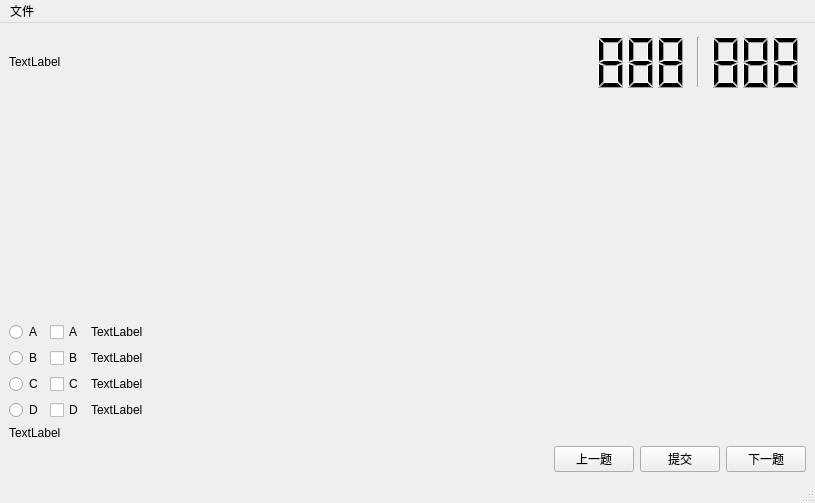
<?xml version="1.0" encoding="UTF-8"?>
<ui version="4.0">
 <class>MainWindow</class>
 <widget class="QMainWindow" name="MainWindow">
  <property name="geometry">
   <rect>
    <x>0</x>
    <y>0</y>
    <width>815</width>
    <height>503</height>
   </rect>
  </property>
  <property name="windowTitle">
   <string>MainWindow</string>
  </property>
  <widget class="QWidget" name="centralwidget">
   <property name="enabled">
    <bool>true</bool>
   </property>
   <property name="contextMenuPolicy">
    <enum>Qt::DefaultContextMenu</enum>
   </property>
   <property name="layoutDirection">
    <enum>Qt::LeftToRight</enum>
   </property>
   <layout class="QVBoxLayout" name="verticalLayout_3">
    <item>
     <layout class="QGridLayout" name="gridLayout">
      <item row="0" column="2">
       <layout class="QHBoxLayout" name="horizontalLayout_6">
        <item>
         <widget class="QLabel" name="label_content">
          <property name="text">
           <string>TextLabel</string>
          </property>
          <property name="wordWrap">
           <bool>true</bool>
          </property>
         </widget>
        </item>
        <item>
         <widget class="QLCDNumber" name="lcdNumber_index">
          <property name="enabled">
           <bool>true</bool>
          </property>
          <property name="minimumSize">
           <size>
            <width>0</width>
            <height>60</height>
           </size>
          </property>
          <property name="maximumSize">
           <size>
            <width>100</width>
            <height>16777215</height>
           </size>
          </property>
          <property name="frameShape">
           <enum>QFrame::NoFrame</enum>
          </property>
          <property name="digitCount">
           <number>3</number>
          </property>
          <property name="value" stdset="0">
           <double>888.000000000000000</double>
          </property>
         </widget>
        </item>
        <item>
         <widget class="Line" name="line">
          <property name="maximumSize">
           <size>
            <width>16777215</width>
            <height>50</height>
           </size>
          </property>
          <property name="orientation">
           <enum>Qt::Vertical</enum>
          </property>
         </widget>
        </item>
        <item>
         <widget class="QLCDNumber" name="lcdNumber_total">
          <property name="minimumSize">
           <size>
            <width>0</width>
            <height>60</height>
           </size>
          </property>
          <property name="maximumSize">
           <size>
            <width>100</width>
            <height>16777215</height>
           </size>
          </property>
          <property name="frameShape">
           <enum>QFrame::NoFrame</enum>
          </property>
          <property name="digitCount">
           <number>3</number>
          </property>
          <property name="value" stdset="0">
           <double>888.000000000000000</double>
          </property>
         </widget>
        </item>
       </layout>
      </item>
     </layout>
    </item>
    <item>
     <spacer name="verticalSpacer">
      <property name="orientation">
       <enum>Qt::Vertical</enum>
      </property>
      <property name="sizeHint" stdset="0">
       <size>
        <width>20</width>
        <height>40</height>
       </size>
      </property>
     </spacer>
    </item>
    <item>
     <layout class="QVBoxLayout" name="verticalLayout">
      <item>
       <layout class="QHBoxLayout" name="horizontalLayout">
        <item>
         <widget class="QRadioButton" name="radioButton_A">
          <property name="maximumSize">
           <size>
            <width>35</width>
            <height>16777215</height>
           </size>
          </property>
          <property name="text">
           <string>A</string>
          </property>
         </widget>
        </item>
        <item>
         <widget class="QCheckBox" name="checkBox_A">
          <property name="maximumSize">
           <size>
            <width>35</width>
            <height>16777215</height>
           </size>
          </property>
          <property name="text">
           <string>A</string>
          </property>
         </widget>
        </item>
        <item>
         <widget class="QLabel" name="label_A">
          <property name="text">
           <string>TextLabel</string>
          </property>
          <property name="wordWrap">
           <bool>true</bool>
          </property>
         </widget>
        </item>
       </layout>
      </item>
      <item>
       <layout class="QHBoxLayout" name="horizontalLayout_3">
        <item>
         <widget class="QRadioButton" name="radioButton_B">
          <property name="maximumSize">
           <size>
            <width>35</width>
            <height>16777215</height>
           </size>
          </property>
          <property name="text">
           <string>B</string>
          </property>
         </widget>
        </item>
        <item>
         <widget class="QCheckBox" name="checkBox_B">
          <property name="maximumSize">
           <size>
            <width>35</width>
            <height>16777215</height>
           </size>
          </property>
          <property name="text">
           <string>B</string>
          </property>
         </widget>
        </item>
        <item>
         <widget class="QLabel" name="label_B">
          <property name="text">
           <string>TextLabel</string>
          </property>
          <property name="wordWrap">
           <bool>true</bool>
          </property>
         </widget>
        </item>
       </layout>
      </item>
      <item>
       <layout class="QHBoxLayout" name="horizontalLayout_4">
        <item>
         <widget class="QRadioButton" name="radioButton_C">
          <property name="maximumSize">
           <size>
            <width>35</width>
            <height>16777215</height>
           </size>
          </property>
          <property name="text">
           <string>C</string>
          </property>
         </widget>
        </item>
        <item>
         <widget class="QCheckBox" name="checkBox_C">
          <property name="maximumSize">
           <size>
            <width>35</width>
            <height>16777215</height>
           </size>
          </property>
          <property name="text">
           <string>C</string>
          </property>
         </widget>
        </item>
        <item>
         <widget class="QLabel" name="label_C">
          <property name="text">
           <string>TextLabel</string>
          </property>
          <property name="wordWrap">
           <bool>true</bool>
          </property>
         </widget>
        </item>
       </layout>
      </item>
      <item>
       <layout class="QHBoxLayout" name="horizontalLayout_5">
        <item>
         <widget class="QRadioButton" name="radioButton_D">
          <property name="maximumSize">
           <size>
            <width>35</width>
            <height>16777215</height>
           </size>
          </property>
          <property name="text">
           <string>D</string>
          </property>
         </widget>
        </item>
        <item>
         <widget class="QCheckBox" name="checkBox_D">
          <property name="maximumSize">
           <size>
            <width>35</width>
            <height>16777215</height>
           </size>
          </property>
          <property name="text">
           <string>D</string>
          </property>
         </widget>
        </item>
        <item>
         <widget class="QLabel" name="label_D">
          <property name="text">
           <string>TextLabel</string>
          </property>
          <property name="wordWrap">
           <bool>true</bool>
          </property>
         </widget>
        </item>
       </layout>
      </item>
     </layout>
    </item>
    <item>
     <widget class="QLabel" name="label_answer">
      <property name="text">
       <string>TextLabel</string>
      </property>
     </widget>
    </item>
    <item>
     <layout class="QHBoxLayout" name="horizontalLayout_2">
      <item>
       <spacer name="horizontalSpacer">
        <property name="orientation">
         <enum>Qt::Horizontal</enum>
        </property>
        <property name="sizeHint" stdset="0">
         <size>
          <width>40</width>
          <height>20</height>
         </size>
        </property>
       </spacer>
      </item>
      <item>
       <widget class="QPushButton" name="pushButton_previous">
        <property name="text">
         <string>上一题</string>
        </property>
       </widget>
      </item>
      <item>
       <widget class="QPushButton" name="pushButton">
        <property name="text">
         <string>提交</string>
        </property>
       </widget>
      </item>
      <item>
       <widget class="QPushButton" name="pushButton_next">
        <property name="text">
         <string>下一题</string>
        </property>
       </widget>
      </item>
     </layout>
    </item>
   </layout>
  </widget>
  <widget class="QMenuBar" name="menubar">
   <property name="geometry">
    <rect>
     <x>0</x>
     <y>0</y>
     <width>815</width>
     <height>26</height>
    </rect>
   </property>
   <widget class="QMenu" name="menu">
    <property name="title">
     <string>文件</string>
    </property>
    <addaction name="action_export_error"/>
   </widget>
   <addaction name="menu"/>
  </widget>
  <widget class="QStatusBar" name="statusbar"/>
  <action name="action_export_error">
   <property name="text">
    <string>导出错题</string>
   </property>
  </action>
 </widget>
 <resources/>
 <connections/>
</ui>
